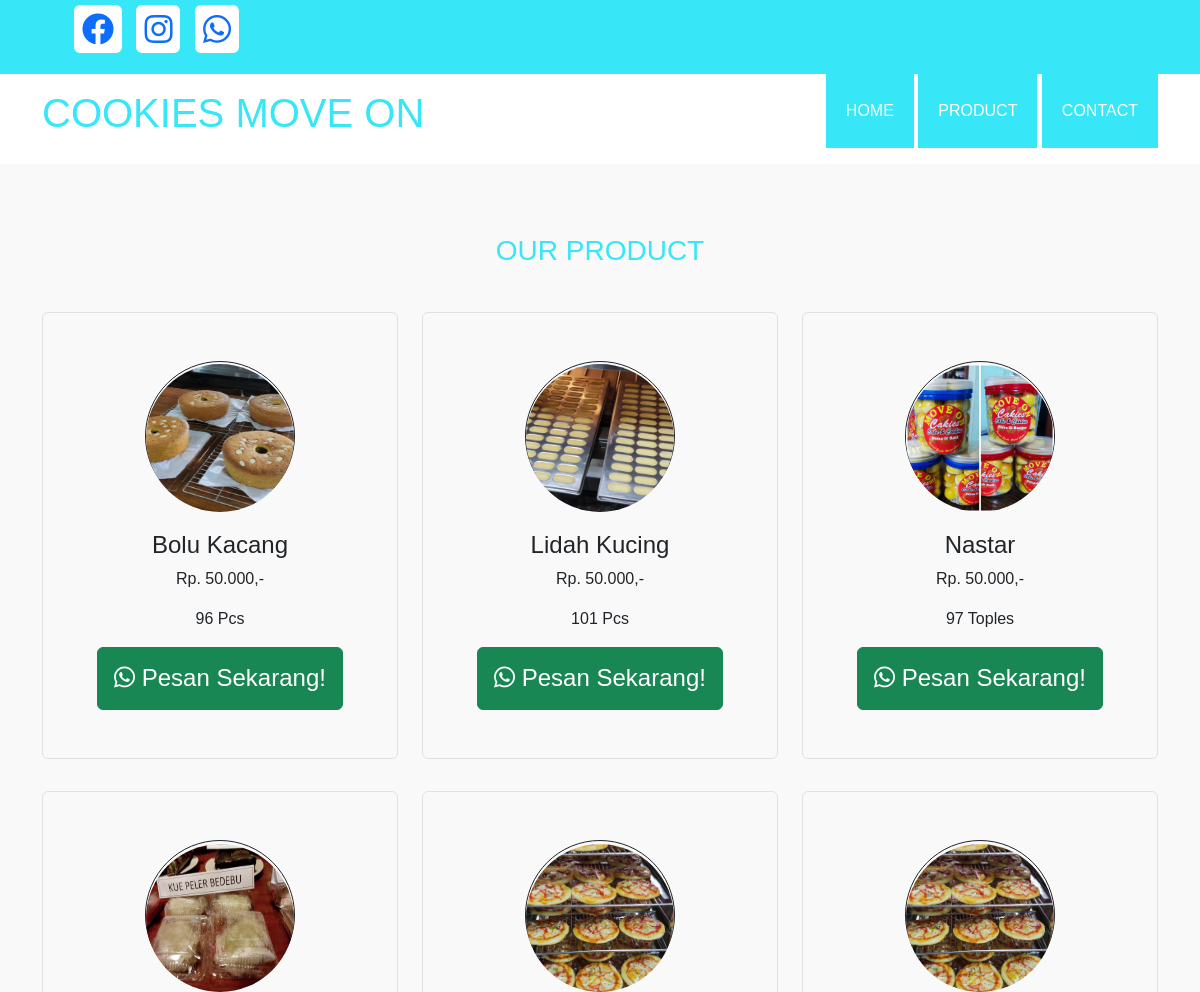
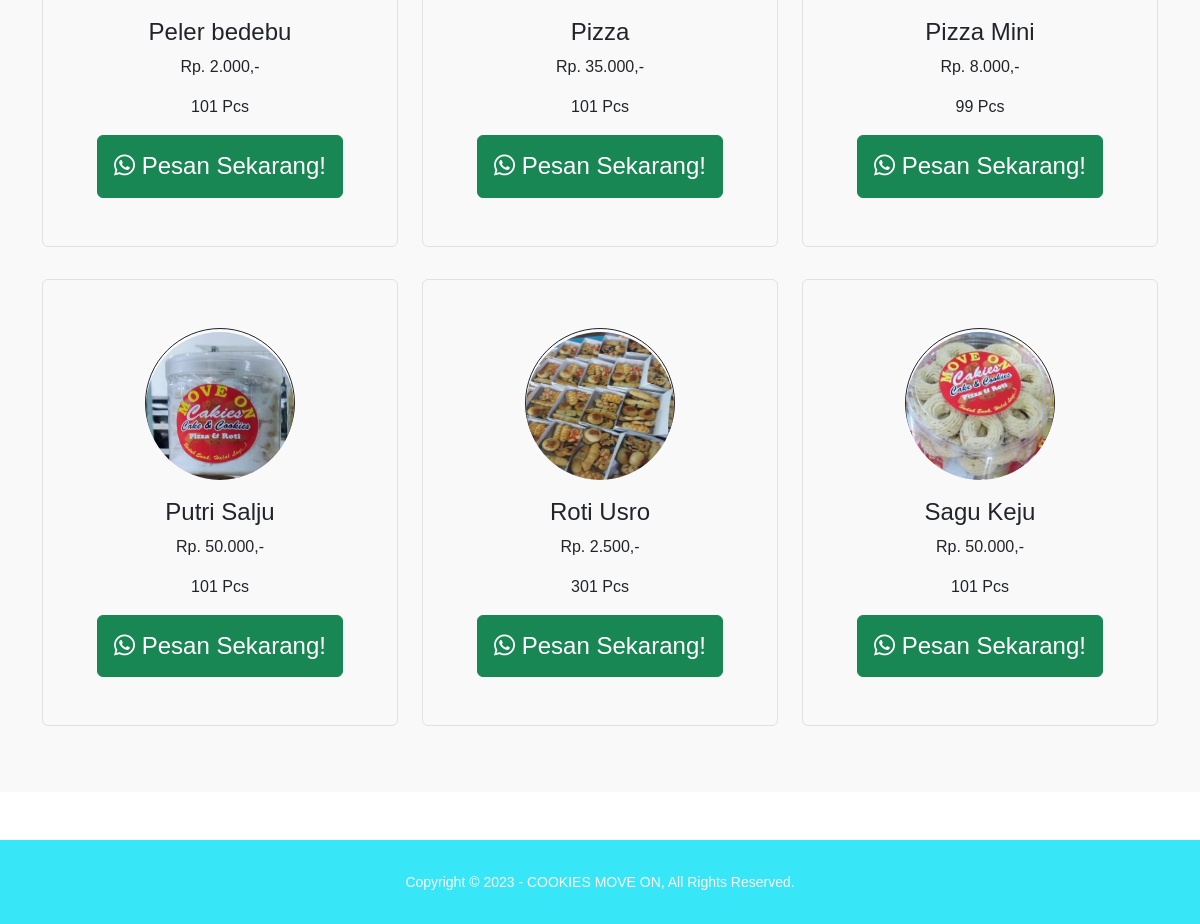
The page /product.php on the database its author committed (2 pictures, top to bottom).
### tables this page shows
CREATE TABLE `produk` (
  `id_produk` int(11) NOT NULL,
  `nama_produk` varchar(100) NOT NULL,
  `jenis_produk` enum('Kue','Roti','Pizza') NOT NULL,
  `satuan_produk` enum('Pcs','Toples') NOT NULL,
  `stok_produk` int(11) NOT NULL,
  `harga_produk` int(11) NOT NULL,
  `foto_produk` text NOT NULL
);

### product.php (the view, shortened to what this page needs)
<?php
	require_once 'koneksi.php';
	$produk = mysqli_query($koneksi, "SELECT * FROM produk ORDER BY nama_produk ASC");
?>
<!DOCTYPE html>
<html>
<head>
	<?php include_once 'head.php'; ?>
</head>
<body>
	<?php include_once 'header.php'; ?>
	<section class="services">
		<div class="container">
			<h3>OUR PRODUCT</h3>
			<div class="row">
				<?php foreach ($produk as $data_produk): ?>
					<div class="col-lg-4">
						<div class="my-3 border rounded p-5 text-center">
							<div class="icon">
								<img src="img/<?= $data_produk['foto_produk']; ?>" style="width: 100%; height: 100%; border-radius: 50%;">
							</div>
							<h4><?= $data_produk['nama_produk']; ?></h4>
							<p>Rp. <?= str_replace(",", ".", number_format($data_produk['harga_produk'])); ?>,-</p>
							<p><?= $data_produk['stok_produk'] . " " . $data_produk['satuan_produk']; ?></p>
							<?php
								$isi_pesan = "Halo kak, aku mau dong " . $data_produk['nama_produk'] .  " Rp. ". str_replace(",", ".", number_format($data_produk['harga_produk'])) . "%0AJumlah: 1 " . $data_produk['satuan_produk'] ." %0ANama:%0AAlamat:";
							?>
							<a class="btn btn-success p-3" target="_blank" href="https://api.whatsapp.com/send?text=<?= $isi_pesan; ?>&phone=6285770192122"><h4 class="p-0 m-0"><i class="fab fa-whatsapp"></i> Pesan Sekarang!</h4></a>
						</div>
					</div>
				<?php endforeach ?>
			</div>
		</div>
	</section>
	<?php include_once 'footer.php'; ?>
</body>
</html>

### css/style.css (style rules this page uses)
* { padding: 0; margin-top: 0; font-family: sans-serif; }
a { color: inherit; text-decoration: none; }
.container { width: 80%; margin: 0 auto; }
.container:after { content: " "; display: block; clear: both; }
section { padding: 50px 0; }
section h3 { text-align: center; padding: 20px 0; color: #37E6F7; }
.services { background-color: #f9f9f9; }
.icon { width: 150px; height: 150px; border: 1px solid; border-radius: 50%; text-align: center; line-height: 150px; font-size: 20px; margin: 0 auto; margin-bottom: 20px; }

### rows shown on the page
produk: foto_produk (picture), nama_produk "Bolu Kacang", harga_produk "50.000", stok_produk "96", satuan_produk "Pcs"
produk: foto_produk (picture), nama_produk "Lidah Kucing", harga_produk "50.000", stok_produk "101", satuan_produk "Pcs"
produk: foto_produk (picture), nama_produk "Nastar", harga_produk "50.000", stok_produk "97", satuan_produk "Toples"
produk: foto_produk (picture), nama_produk "Peler bedebu", harga_produk "2.000", stok_produk "101", satuan_produk "Pcs"
produk: foto_produk (picture), nama_produk "Pizza", harga_produk "35.000", stok_produk "101", satuan_produk "Pcs"
produk: foto_produk (picture), nama_produk "Pizza Mini", harga_produk "8.000", stok_produk "99", satuan_produk "Pcs"
produk: foto_produk (picture), nama_produk "Putri Salju", harga_produk "50.000", stok_produk "101", satuan_produk "Pcs"
produk: foto_produk (picture), nama_produk "Roti Usro", harga_produk "2.500", stok_produk "301", satuan_produk "Pcs"
produk: foto_produk (picture), nama_produk "Sagu Keju", harga_produk "50.000", stok_produk "101", satuan_produk "Pcs"
